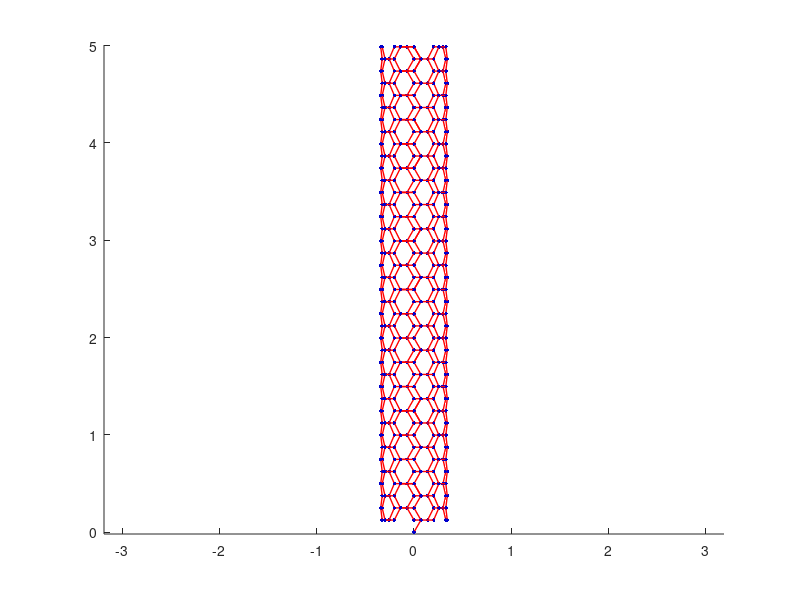

This chart was generated by the following MATLAB code:
%...........................Input Data.....................................
n=input('Enter the Chiral coordinate n>0 & integer : ');
m=input('Enter the Chiral coordinate m>0 & integer : ');
l=input('Enter the nanotube length in nanometer : ');
bl=0.144;


a=2*bl*cos(pi/6);
a1=[1;0]*a;
a2=[cos(pi/3);sin(pi/3)]*a;
vector=n*a1+m*a2;
length_vector=sqrt(vector(1,1)^2+vector(2,1)^2);
cos_t=vector(1,1)/length_vector;
sin_t=vector(2,1)/length_vector;
T=[cos_t,sin_t;-sin_t,cos_t];
counter=1;
check=1;
y_temp=-bl/2;

%......................Generating graphene plane...........................

for j=0:5*round(l/bl);
    if (check==3)
        xo=a/2;
        check=check+1;
        y_temp=y_temp+bl/2;
    elseif (check==4)
        x=a/2;
        check=1;
        y_temp=y_temp+bl;
    elseif (check==2)
        xo=0;
        check=check+1;
        y_temp=y_temp+bl;
    else
        xo=0;
        check=check+1;
        y_temp=y_temp+bl/2;
    end
    for i=-5*round(l/a):5*round(l/a);
        x=xo+i*a;
        y=y_temp;
        R=[x;y];
        R_temp=T*R;
        if (and(R_temp(1,1)>=0,R_temp(1,1)<1.01*length_vector))
            if (and(R_temp(2,1)>=0,R_temp(2,1)<l))
                graphene_plane(counter,1)=counter;
                graphene_plane(counter,2)=R_temp(1,1);
                graphene_plane(counter,3)=R_temp(2,1);
                counter=counter+1;
            end
        end
    end
end

%..............Rolling the Graphene plane..........................
Number_atoms=size(graphene_plane,1);
r=length_vector/2/pi;
for i=1:Number_atoms
    teta=graphene_plane(i,2)/r;
    Atom_data(i,1)=i;
    Atom_data(i,2)=r*sin(teta);
    Atom_data(i,3)=graphene_plane(i,3);
    Atom_data(i,4)=r*cos(teta)+r;
end
%.............Generating Bond matrix...............................

for i=1:Number_atoms
    c(1:3,1)=0;    d(1:3,1)=2*a;
    check=1;
    for j=1:Number_atoms
        if (i~=j)
            dx=abs(Atom_data(j,2)-Atom_data(i,2));
            dy=abs(Atom_data(j,3)-Atom_data(i,3));
            dz=abs(Atom_data(j,4)-Atom_data(i,4));
            if (and(and(dx<(1.01*bl),dy<(1.01*bl)),dz<(1.01*bl)))
                dd=sqrt(dx^2+dy^2+dz^2);
                if (dd<max(d))
                    dummy_temp=max(d);
                    dummy=find(d==dummy_temp);
                    dummy=max(dummy);
                    c(dummy,1)=j;
                    d(dummy,1)=dd;
                end
            end
        end
    end
    for k=1:3
        if (c(k)~=0)
            Bond_matrix(i,c(k))=1;
            Bond_matrix(c(k),i)=1;
        end
    end
end
%......................Drawing spheres as atoms..........................
for i=1:Number_atoms
    x=Atom_data(i,2);
    y=Atom_data(i,3);
    z=Atom_data(i,4);
    hold on
    [xx,yy,zz]=sphere();
    rr=0.075*a;
    surf(rr*xx+x,rr*yy+y,rr*zz+z,'EdgeColor','none','LineStyle','none','FaceLighting','phong')
    colormap([0 0 0.8]);
    axis equal;

end
counter=1;
%....................Drawing bonds between atoms...........................
 for i=1:Number_atoms
     x=Atom_data(i,2);  y=Atom_data(i,3);   z=Atom_data(i,4);
     for j=1:i
        if (Bond_matrix(i,j)==1)
            xx=Atom_data(j,2); yy=Atom_data(j,3);  zz=Atom_data(j,4);
            Bond_data(counter,1)=counter;
            Bond_data(counter,2)=i;
            Bond_data(counter,3)=j;
            counter=counter+1;
            line([x,xx],[y,yy],[z,zz],'Color','r','LineWidth',1)
         end
     end
 end
 
 %.................Generating output files.................................
Atom_data=Atom_data';
Bond_data=Bond_data';
fid1=fopen('Atom_data.txt','wt');
fid2=fopen('Bond_data.txt','wt');
fprintf(fid1,'Atom_number     X(nm)     Y(nm)     Z(nm)     \n');
fprintf(fid2,'Bond_number      Atom1      Atom2     \n');
fprintf(fid1,'%d  %15.10f  %15.10f  %15.10f  \n',Atom_data);
fprintf(fid2,'%d  %d  %d  \n',Bond_data);


